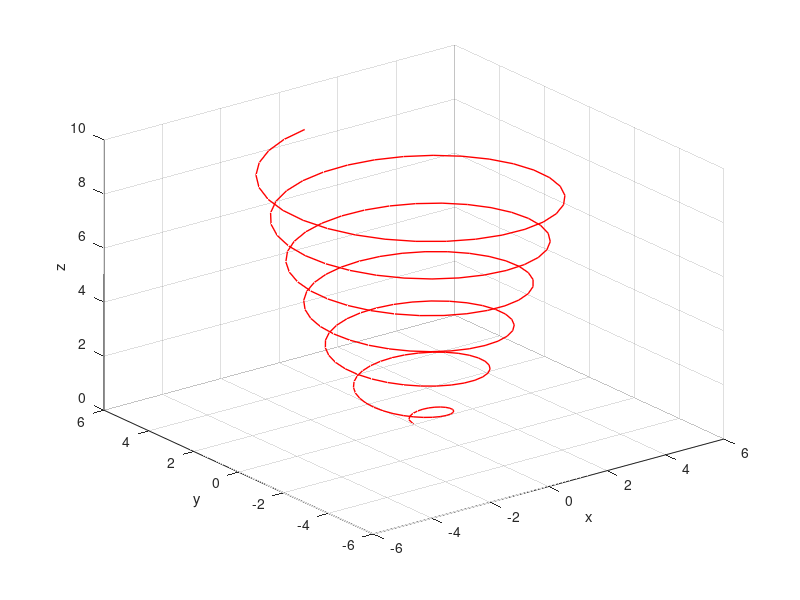
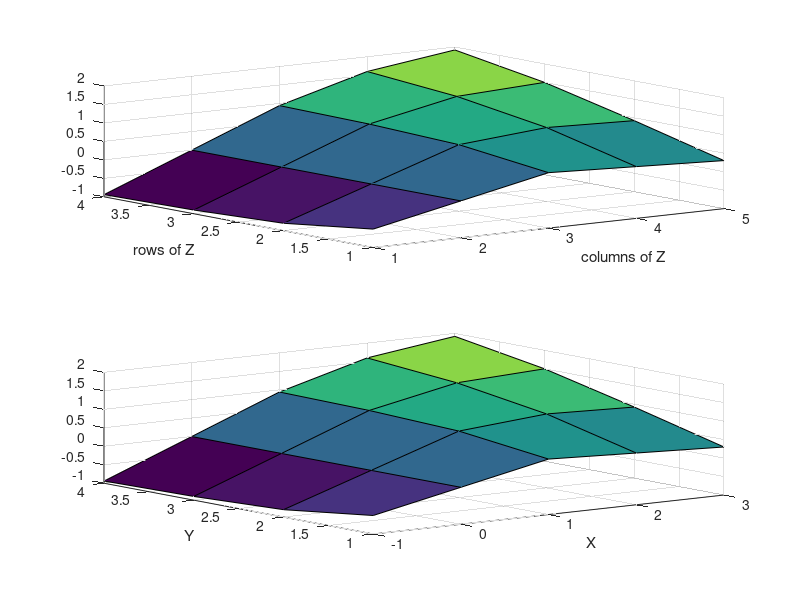
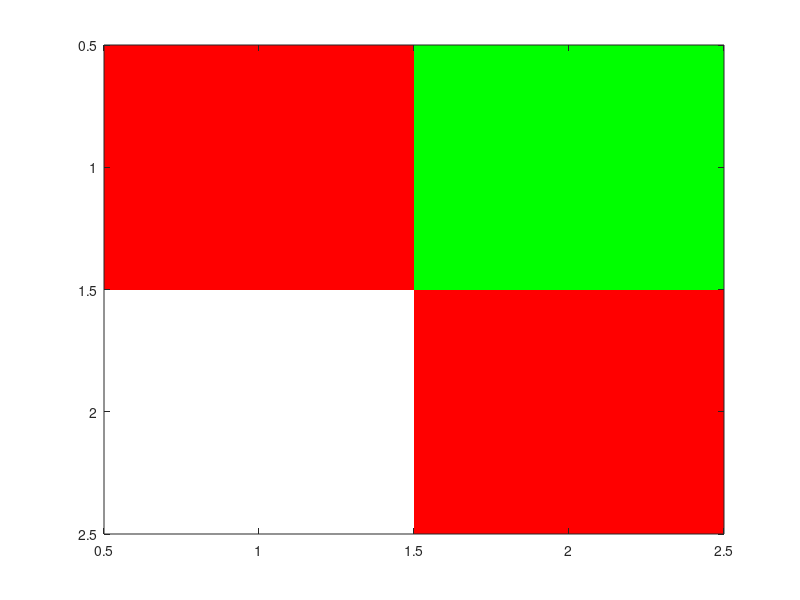
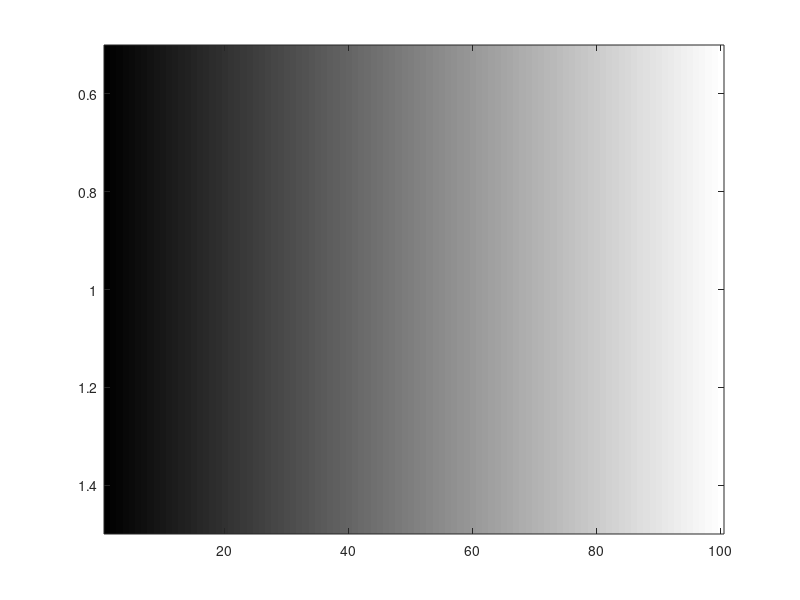

Write MATLAB code to recreate these figures, in order. (Note: this script raises an error after producing the figures.)
clear all
close all

%plot 3-d function
figure(1)
t=0:.1:6*pi;
x=sqrt(t).*sin(2*t);
y=sqrt(t).*cos(2*t);
z=0.5*t;
figure(1)
plot3(x,y,z,'r','linewidth',1);
grid on
xlabel('x'); ylabel('y');zlabel('z')

%create surface plot
figure(2)
clear x;y;
x=-1:3;
y=1:4;
[X,Y] = meshgrid(x,y);
Z = X.*Y.^2 ./ (X.^2 + Y.^2);
figure(2)
subplot(2,1,1)
surf(Z)
xlabel('columns of Z')
ylabel('rows of Z')

subplot(2,1,2)
surf(X,Y,Z)
xlabel('X')
ylabel('Y')


%create a 2 x 2 image with RGB and white values
col = zeros(2,2,3);
% element 1x1 is red
col(1,1,1) = 255;
%element 1x2 is green
col(1,2,2) = 255;
%element 2x1 is blue
col(2,1,3) = 255;
%element 2x2 is white
col(2,2,1:3) = 255;
%convert to smallest size uint
coli = uint8(col);
figure(3)
image(coli)

%define nc as the number of elements in a colormap
nc = 100;
% define nc red, green, and blue values between 0-1
r = linspace(0,1,nc);
g = linspace(0,1,nc);
b = linspace(0,1,nc);
% define row vector of zeros
n = zeros(1,nc);

% create a row vector with nc elements
I = 1:nc;

figure(5)
%the apostrophe is the transpose operator, flip row to column
%create grey colormap
map_grey = [r', g', b'];
%imagesc displays the colormap
imagesc(I)
colormap(map_grey)
%create a red colormap
map_red = [r',n',n'];
figure(6)
imagesc(I)
colormap(map_red)

%see how the jet color map is defined
figure(7)
imagesc(I)
cmap = colormap('jet');
%how many values are in the jet colormap?

%make a yellow color map!
%make a cyan color map!
figure(8)
map_yellow = [r',g',n'];
imagesc(I)
colormap(map_yellow)


%plot terrain near Salt Lake
%define plotting area for Salt Lake area
minlat=40.25;
maxlat=41.25;
maxlon=-111.5;
minlon=-113.0;
latlim=[minlat maxlat];
lonlim=[minlon maxlon];
bbox = [minlon minlat;maxlon maxlat];

%read shapefiles
lakes = shaperead('data/lk24ap09.shp','UseGeoCoords',true,'BoundingBox',bbox,...
              'Attributes',{'NAME','FEATURE'});

roads = shaperead('data/roadtrl020.shp','UseGeoCoords',true,'BoundingBox',bbox,...
                'Attributes',{'NAME','FEATURE'});
 
%the state info is built into the mapping tool box
states = shaperead('usastatehi',...
        'UseGeoCoords', true, 'BoundingBox',bbox);
%dont really need this but is an alternative source for state boundaries
%states = shaperead('statesp020.shp','UseGeoCoords',true,'BoundingBox',bbox);

%use netcdf functions to open file containing terrain surrounding KMTX radar
ncid=netcdf.open('data/KMTX_terrain.nc','NC_NOWRITE');
%get all the info on the netcdf file
all_info = ncinfo('data/KMTX_terrain.nc');
[varname, xtype, varDimIDs, varAtts] = netcdf.inqVar(ncid,0);
varid = netcdf.inqVarID(ncid,'elevation');

%latg- vector from lowest lat to highest lat
latg = netcdf.getVar(ncid,1,'double');
%long- vector from lowest lon to highest lon
long = netcdf.getVar(ncid,2,'double');
%2d array of elev stored as long rows and latg columns
elev = netcdf.getVar(ncid,varid,'double');

%transpose elev so that latg rows and long columns
hgt=elev';
netcdf.close(ncid);

% plot base map using surfm
figure(9)
cmap = colormap(bone);
% use projection info supplied by matlab
ax=usamap(latlim, lonlim);
% handle labels
setm(ax,'MlabelLocation',0.2,'PlabelLocation',0.2,'MLineLocation',0.2,'PLineLocation',0.2);
surfm(latg,long,hgt);
%hold on
geoshow(ax,lakes, 'FaceColor','blue');
geoshow(ax,roads, 'color','c');
title('base map using surfm','FontSize',10);
saveas(gcf,'base_map_surfm','png');

% plot base map using contourfm
figure(10)
cmap = colormap(bone);
% use projection info supplied by matlab
ax=usamap(latlim, lonlim);
% handle labels
setm(ax,'MlabelLocation',0.2,'PlabelLocation',0.2,'MLineLocation',0.2,'PLineLocation',0.2);
h1=contourfm(latg,long,hgt,1000:250:3000);
colorbar;
hold on
geoshow(ax,lakes, 'FaceColor','blue');
geoshow(ax,roads, 'color','c');
geoshow(ax, states, 'FaceColor', 'none')
title('base map using contourfm','FontSize',10);
saveas(gcf,'base_map_contourfm','png');
